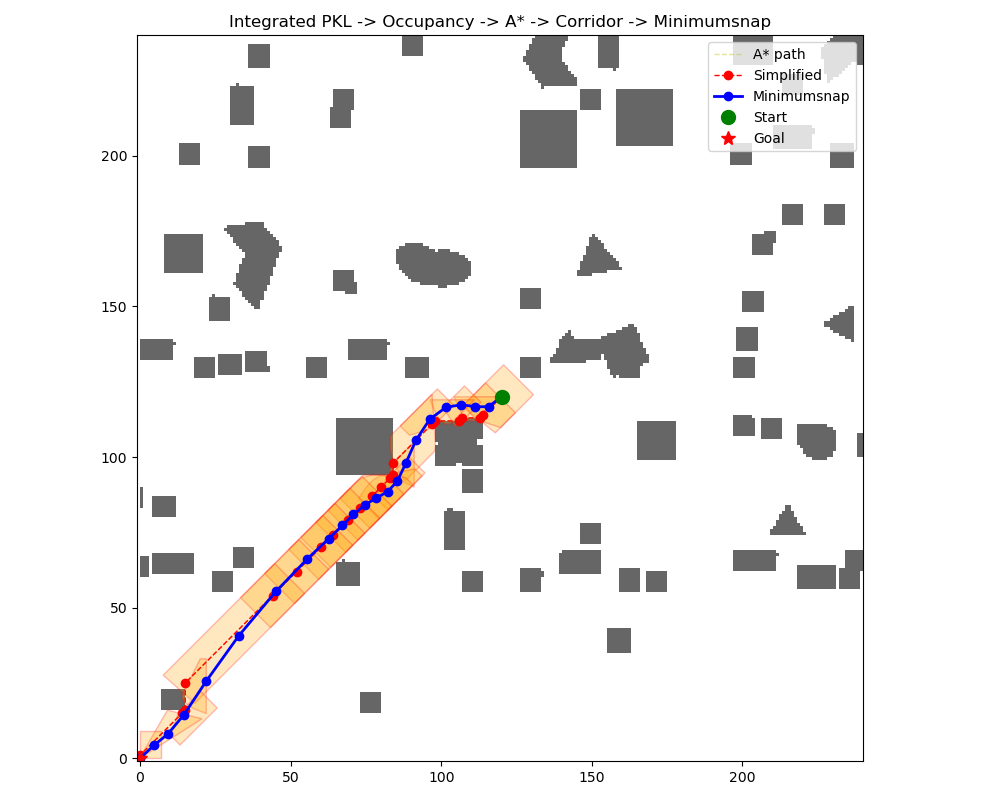

Write the Python code that produced this figure.
#!/usr/bin/env python3
import os
import sys
import argparse
from typing import Optional
import matplotlib.pyplot as plt
from matplotlib.patches import Polygon as MplPolygon

import numpy as np


def _ensure_project_on_sys_path():
    """
    Ensure project root is on sys.path so that we can import local planners.
    """
    this_dir = os.path.dirname(os.path.abspath(__file__))
    project_root = os.path.dirname(this_dir)
    if project_root not in sys.path:
        sys.path.append(project_root)


_ensure_project_on_sys_path()

if __name__ == '__main__':
    parser = argparse.ArgumentParser(description="Global static planning using Hybrid A* on a voxel PKL map.")
    parser.add_argument("--map-pkl", type=str, 
                        default="/home/liang/Projects/OmniTraffic/isaac_sim_projects/Brushify/UrbanBuildings_res5_0_voxel.pkl",
                        help="Path to *_voxel.pkl map file.")
    parser.add_argument("--z-height", type=float, default=50.0, help="Height to slice point cloud.")
    parser.add_argument("--resolution", type=float, default=5.0, help="Override resolution (meters) for occupancy grid.")
    parser.add_argument("--start", type=str, default=None, help="Start coordinate as 'x,y' in world coords. If omitted, auto-picked.")
    parser.add_argument("--goal", type=str, default=None, help="Goal coordinate as 'x,y' in map frame (world coords). If omitted, auto-picked.")
    parser.add_argument("--max-width", type=float, default=7.0, help="Corridor half-width parameter.")
    parser.add_argument("--extend", type=float, default=8.0, help="Corridor extend parameter.")
    parser.add_argument("--solver", type=str, default="OSQP", choices=["OSQP", "ECOS", "SCS"], help="QP solver for minimum-snap.")
    parser.add_argument("--lambda-center", type=float, default=2.5, help="Weight for center attraction.")
    args = parser.parse_args()

    # core modules
    from map_manager import MapManager
    from global_planner import GlobalPlanner

    # build map and occupancy
    mm = MapManager()
    mm.load_map(args.map_pkl)
    grid, meta = mm.get_occupancy_grid(
        height_z=args.z_height,
        z_band=10.0,
        override_resolution=args.resolution
    )
    print(f"Occupancy grid created: rows={meta['rows']} cols={meta['cols']} resolution={meta['resolution']}")

    # choose start and goal
    sx = 0.0
    sy = 0.0
    start = mm.world_to_grid((sx, sy))
    if args.goal:
        gx, gy = [float(t) for t in args.goal.split(',')]
        goal = mm.world_to_grid((gx, gy))
    else:
        goal = mm.get_free_corner(opposite_of=start)
    print(f"Start (col,row) = {start}, Goal (col,row) = {goal}")

    # planning
    planner = GlobalPlanner(max_width=args.max_width, extend=args.extend, solver=args.solver, lambda_center=args.lambda_center, use_jps=True)
    path, path_simplified, corridor, opt_traj = planner.plan(
        grid=grid, start=start, goal=goal, corner_deg=30.0, corner_dilate=1
    )


    if path is None:
        print("A* failed to find a path on generated occupancy grid")
        sys.exit(1)
    print(f"A* path length: {len(path)}")
    if path_simplified is not None:
        print(f"Simplified path length: {len(path_simplified)}")

    # Visualization (simple)
    fig, ax = plt.subplots(figsize=(10,8))
    rows, cols = grid.shape
    ax.imshow(grid, origin='lower', cmap='gray_r', alpha=0.6, extent=[0, cols, 0, rows])

    if path is not None and len(path) > 1:
        path_coords = np.array(path)
        ax.plot(path_coords[:,0], path_coords[:,1], 'y--', alpha=0.4, linewidth=1, label='A* path')
    if path_simplified is not None and len(path_simplified) > 1:
        ax.plot(path_simplified[:,0], path_simplified[:,1], 'ro--', linewidth=1, markersize=6, label='Simplified')
    if opt_traj is not None and len(opt_traj) > 1:
        ax.plot(opt_traj[:,0], opt_traj[:,1], 'bo-', linewidth=2, markersize=6, label='Minimumsnap')

    for rect in (corridor if corridor is not None else []):
        try:
            if rect is not None and len(rect) >= 3:
                poly_patch = MplPolygon(rect, closed=True, alpha=0.25, facecolor='orange', edgecolor='red')
                ax.add_patch(poly_patch)
        except Exception:
            pass

    ax.plot(start[0], start[1], 'go', markersize=10, label='Start')
    ax.plot(goal[0], goal[1], 'r*', markersize=10, label='Goal')
    ax.set_xlim(-1, cols)
    ax.set_ylim(-1, rows)
    ax.set_aspect('equal')
    ax.legend()
    plt.title('Integrated PKL -> Occupancy -> A* -> Corridor -> Minimumsnap')
    plt.tight_layout()
    plt.savefig('test_on_maps.png')
    plt.show()

